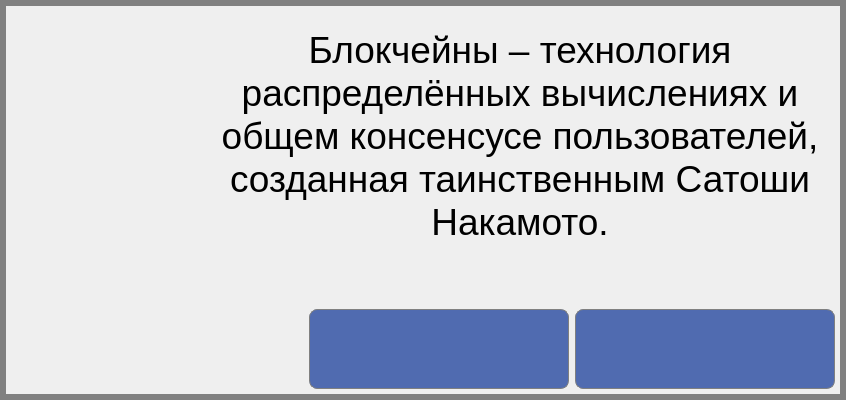
<?xml version="1.0" encoding="UTF-8"?>
<ui version="4.0">
 <class>MessageWindow</class>
 <widget class="QWidget" name="MessageWindow">
  <property name="geometry">
   <rect>
    <x>0</x>
    <y>0</y>
    <width>846</width>
    <height>400</height>
   </rect>
  </property>
  <property name="windowTitle">
   <string>MessageWindow</string>
  </property>
  <property name="styleSheet">
   <string notr="true">/* common styles */
QPushButton 
{
	color: white;
	background-color: rgba(80, 107, 176);
	border: 1px solid gray;
	border-radius: 8px;
	padding-left: 1px;
	padding-right: 1px;
	font: 28pt &quot;MS Shell Dlg 2&quot;;
}

QPushButton:disabled
{
	color: gray;
	background-color: lightgray;
}

QPushButton:pressed 
{
	background-color: rgba(98, 141, 191);
}

QLineEdit:disabled {
	color: #808080;
	background-color: #d3d3d3;
	border: 2px solid #a6a6a6;
}

QLabel:disabled {
	color: #808080;
}

/* MainServiceWindow styles*/
QWidget#MessageWindow
{
	border: 6px solid gray;
}


</string>
  </property>
  <layout class="QGridLayout" name="gridLayout">
   <item row="1" column="1">
    <spacer name="verticalSpacer_2">
     <property name="orientation">
      <enum>Qt::Vertical</enum>
     </property>
     <property name="sizeHint" stdset="0">
      <size>
       <width>20</width>
       <height>33</height>
      </size>
     </property>
    </spacer>
   </item>
   <item row="2" column="0" colspan="2">
    <layout class="QHBoxLayout" name="horizontalLayout">
     <item>
      <spacer name="horizontalSpacer_2">
       <property name="orientation">
        <enum>Qt::Horizontal</enum>
       </property>
       <property name="sizeHint" stdset="0">
        <size>
         <width>40</width>
         <height>20</height>
        </size>
       </property>
      </spacer>
     </item>
     <item>
      <widget class="QPushButton" name="btnCancel">
       <property name="minimumSize">
        <size>
         <width>260</width>
         <height>80</height>
        </size>
       </property>
       <property name="text">
        <string/>
       </property>
       <property name="iconSize">
        <size>
         <width>261</width>
         <height>113</height>
        </size>
       </property>
       <property name="flat">
        <bool>false</bool>
       </property>
      </widget>
     </item>
     <item>
      <widget class="QPushButton" name="btnOK">
       <property name="minimumSize">
        <size>
         <width>260</width>
         <height>80</height>
        </size>
       </property>
       <property name="text">
        <string/>
       </property>
       <property name="iconSize">
        <size>
         <width>261</width>
         <height>113</height>
        </size>
       </property>
      </widget>
     </item>
    </layout>
   </item>
   <item row="1" column="0">
    <spacer name="verticalSpacer">
     <property name="orientation">
      <enum>Qt::Vertical</enum>
     </property>
     <property name="sizeHint" stdset="0">
      <size>
       <width>20</width>
       <height>33</height>
      </size>
     </property>
    </spacer>
   </item>
   <item row="0" column="0" colspan="2">
    <layout class="QHBoxLayout" name="horizontalLayout_2">
     <item>
      <widget class="QLabel" name="lbIcon">
       <property name="minimumSize">
        <size>
         <width>188</width>
         <height>188</height>
        </size>
       </property>
       <property name="maximumSize">
        <size>
         <width>188</width>
         <height>188</height>
        </size>
       </property>
       <property name="text">
        <string/>
       </property>
       <property name="pixmap">
        <pixmap resource="../Resources/Resources.qrc">:/Images/MessageBox/critical.png</pixmap>
       </property>
      </widget>
     </item>
     <item>
      <widget class="QLabel" name="lbText">
       <property name="minimumSize">
        <size>
         <width>630</width>
         <height>250</height>
        </size>
       </property>
       <property name="font">
        <font>
         <pointsize>28</pointsize>
        </font>
       </property>
       <property name="text">
        <string>Блокчейны – технология распределённых вычислениях и общем консенсусе пользователей, созданная таинственным Сатоши Накамото.</string>
       </property>
       <property name="alignment">
        <set>Qt::AlignCenter</set>
       </property>
       <property name="wordWrap">
        <bool>true</bool>
       </property>
      </widget>
     </item>
    </layout>
   </item>
  </layout>
 </widget>
 <layoutdefault spacing="6" margin="11"/>
 <resources>
  <include location="../Resources/Resources.qrc"/>
 </resources>
 <connections/>
</ui>
